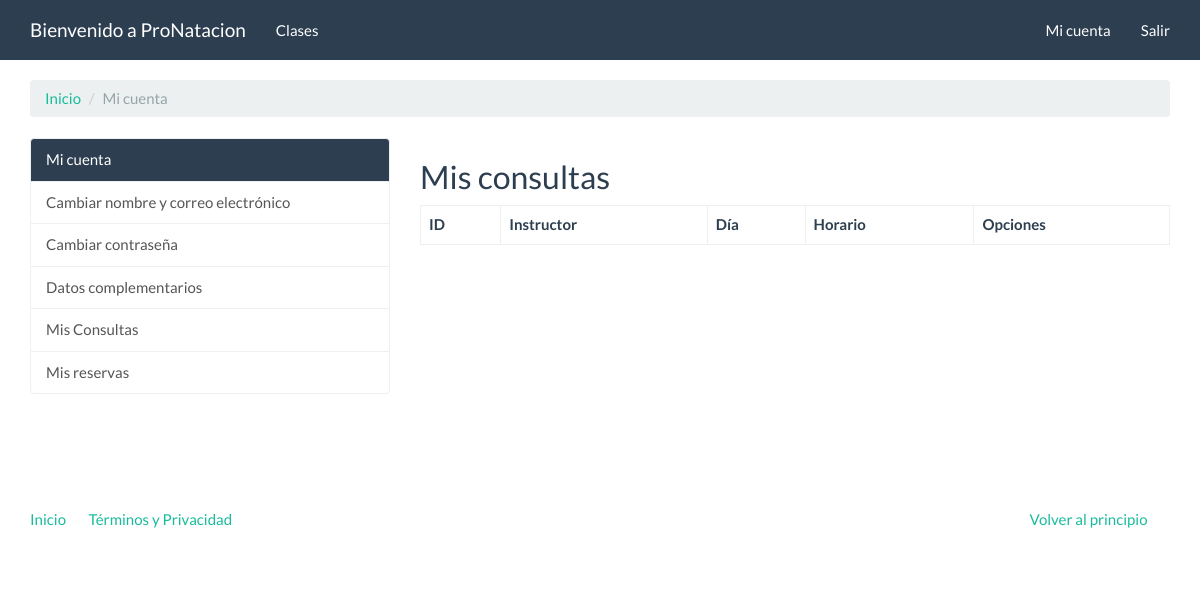
Page /alumnos/consultas/ (signed in) on the earlier database version.
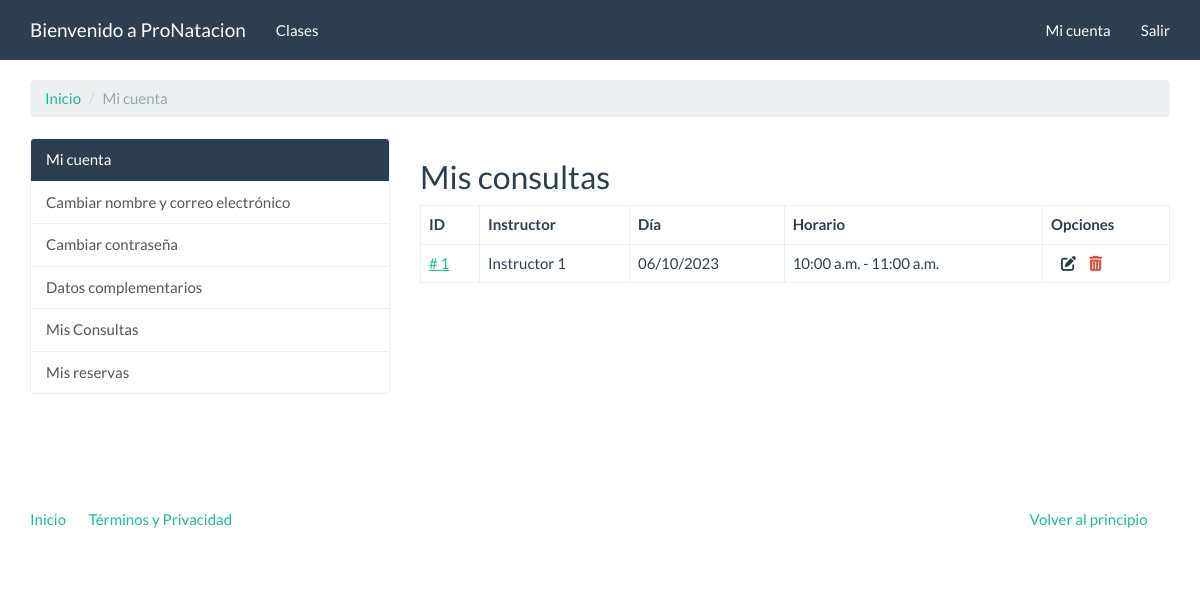
Same page on the later database version.
### alumnos/models.py (models this page shows, shortened)
class Consulta(models.Model):
    agenda = OneToOneField(Agenda, on_delete=models.CASCADE, related_name='consulta')
    alumno = ForeignKey(Alumno, on_delete=models.CASCADE, related_name='consulta')
    class Meta:
        unique_together = ('agenda', 'alumno')

### instructores/models.py (models this page shows, shortened)
class Agenda(models.Model):
    instructor = ForeignKey(Instructor, on_delete=models.CASCADE, related_name='agenda')
    dia = models.DateField(help_text="Ingrese una fecha para la agenda", validators=[validar_dia])
    HORARIOS = (
        ("1", "09:00 a.m. - 10:00 a.m."),
        ("2", "10:00 a.m. - 11:00 a.m."),
        ("3", "11:00 a.m. - 12:00 p.m."),
    )
    horario = models.CharField(max_length=10, choices=HORARIOS)
    user = models.ForeignKey(
        settings.AUTH_USER_MODEL,
        verbose_name='Usuario',
        on_delete=models.CASCADE
    )
    class Meta:
        unique_together = ('horario', 'dia')

class Instructor(models.Model):
    nombre = models.CharField(verbose_name="Nombre", max_length=200)
    email = models.EmailField(verbose_name="Correo electrónico")
    phone_regex = RegexValidator(
        regex=r'^\+?1?\d{9,15}$',
        message="El número debe estar en este formato: \
                '+99 99 9999-0000'.")
    telefono = models.CharField(verbose_name="Telefono",
                                validators=[phone_regex],
                                max_length=17, null=True, blank=True)
    especialidade = ForeignKey(Especialidade,
                              on_delete=models.CASCADE,
                              related_name='instructores')
    def __str__(self):
        return f'{self.nombre}'

### alumnos/views.py (the view)
class ConsultaListaView(LoginRequiredMixin, ListView):
    login_url = 'cuentas:login'
    template_name = 'alumnos/consulta_list.html'
    def get_queryset(self):
        User = self.request.user
        try:
            alumno = Alumno.objects.get(user=self.request.user)
        except Alumno.DoesNotExist:
            messages.warning(self.request, 'Crea una consulta')
            return None
        try:
            consultas = Consulta.objects.filter(alumno=alumno).order_by('-pk')
        except Consulta.DoesNotExist:
            messages.warning(self.request, 'Crea una consulta')
            return None
        return consultas

### templates/alumnos/consulta_list.html (shortened to what this page needs)
{% extends "cuentas/index.html" %}
{% block cuentas_container %}
    <h2>Mis consultas</h2>
    <table class="table table-bordered">
        <thead>
            <tr>
                <th>ID</th>
                <th>Instructor</th>
                <th>Día</th>
                <th>Horario</th>
                <th>Opciones</th>
            </tr>
        </thead>
        <tbody>
            {% for consulta in object_list %}
                <tr>
                    <td>
                        <a href=""># {{ consulta.pk }}</a>
                    </td>
                    <td>
                        {{ consulta.agenda.instructor }}
                    </td>
                    <td>
                        {{ consulta.agenda.dia|date:"d/m/Y" }}
                    </td>
                    <td>
                        {{ consulta.agenda.get_horario_display }}
                    </td>
                    <td>
                        <a href="{% url 'instructores:agendar_consulta_atualizar' consulta.id %}" class="text-primary" style="padding-left: 10px; text-decoration: none;">
                            <i class="fas fa-edit"></i>
                        </a>
                        <a href="{% url 'instructores:agendar_consulta_deletar' consulta.id %}" class="mr-1 text-danger" style="padding-left: 10px; text-decoration: none;">
                            <i class="fas fa-trash-alt"></i>
                        </a>
                    </td>
                </tr>
            {% endfor %}
        </tbody>
    </table>
{% endblock %}

### cuentas/templates/cuentas/index.html (shortened to what this page needs)
{% extends 'base.html' %}
{% block container %}
    <ol class="breadcrumb">
        <li><a href="{% url 'cuentas:index' %}">Inicio</a></li>
        <li class="active">Mi cuenta</li>
    </ol>
    <div class="row">
        <div class="col-md-4">
            <div class="list-group">
                <a href="#" class="list-group-item active">Mi cuenta</a>
                <a href="{% url 'cuentas:update_user'%}" class="list-group-item">Cambiar nombre y correo electrónico</a>
                <a href="{% url 'cuentas:update_password'%}" class="list-group-item">Cambiar contraseña</a>
                <a href="{% url 'alumnos:cliente_atualizar'%}" class="list-group-item"> Datos complementarios </a>
                <a href="{% url 'alumnos:consulta_list'%}" class="list-group-item">Mis Consultas</a>
                <a href="{% url 'reservas:lista_reservas' %}" class="list-group-item">Mis reservas</a>
            </div>
        </div>
        <div class="col-md-8">
            {% block cuentas_container %}{% endblock %}
        </div>
    </div>
{% endblock %}

### templates/base.html (shortened to what this page needs)
<!DOCTYPE html>
{% load static %}
<html lang="es">
<head>
    <link rel="stylesheet" href="{% static 'assets/bootstrap.min.css' %}" media="screen" />
    <link rel="stylesheet" href="{% static 'assets/custom.min.css' %}" media="screen" />
    <link rel="stylesheet" href="{% static 'assets/extra.css' %}" media="screen" />
</head>
<body>
    <div class="navbar navbar-default navbar-fixed-top">
        <div class="container">
            <div class="navbar-header">
                <a href="{% url 'index' %}" class="navbar-brand">Bienvenido a ProNatacion</a>
            </div>
            <div class="navbar-collapse collapse" id="navbar-main">
                <ul class="nav navbar-nav">
                    <li><a href="{% url 'alumnos:consulta_create'%}">Clases</a></li>
                </ul>
                <ul class="nav navbar-nav navbar-right">
                    {% if user.is_authenticated %}
                        <li><a href="{% url 'cuentas:index' %}">Mi cuenta</a></li>
                        <li><a href="{% url 'cuentas:logout' %}">Salir</a></li>
                    {% else %}
                        <li><a href="{% url 'cuentas:login' %}">Entrar</a></li>
                        <li><a href="{% url 'cuentas:registro' %}">Registro</a></li>
                    {% endif %}
                </ul>
            </div>
        </div>
    </div>
    <div class="container margin-top">
        {% block container %}
        {% endblock %}
    </div>
    <footer>
        <div class="container">
            <div class="row">
                <div class="col-lg-12">
                    <ul class="list-unstyled">
                        <li class="pull-right"><a href="#top">Volver al principio</a></li>
                        <li><a href="">Inicio</a></li>
                        <li><a href="">Términos y Privacidad</a></li>
                    </ul>
                </div>
            </div>
        </div>
    </footer>
</body>
</html>

### static/assets/extra.css (style rules this page uses)
.margin-top { margin-top: 2em; }
body { min-height: 100vh; display: flex; flex-direction: column; }
footer { line-height: 60px; margin-top: auto 0; }

Differences in the rows shown:
added Consulta: pk "1", agenda.instructor "Instructor 1", agenda.dia "06/10/2023", agenda.horario "10:00 a.m. - 11:00 a.m."
